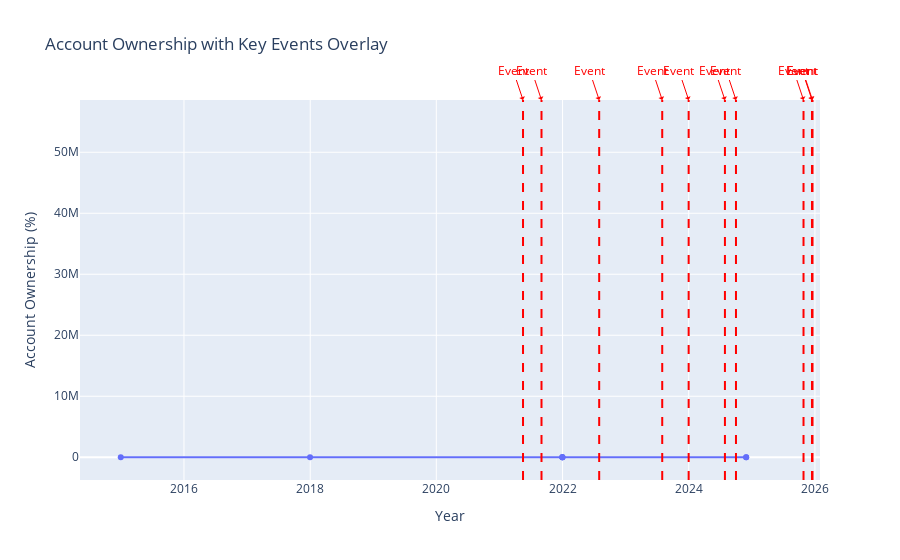

The notebook cell this image was saved under:
### Code cell
# Cell 6: Infrastructure/Enablers & Events Overlay (Robust with add_shape/annotation)
infra_obs = data.df[
    data.df['indicator_code'].str.contains('4G|INF|MOBILE|ATM', na=False)
]

events = data.df[data.df['record_type'] == 'event'].copy()

print("Infrastructure/enabler observations:")
display(infra_obs[['observation_date', 'indicator', 'value_numeric', 'source_name']])

# Get the correct date column dynamically
date_col = data._get_date_column()

# Access trajectory with events overlay (using add_shape for reliable vlines on dates)
fig = px.line(access_obs, x='observation_date', y='value_numeric', 
              title='Account Ownership with Key Events Overlay', markers=True)

for _, event in events.iterrows():
    event_date_raw = event.get(date_col)
    if pd.notna(event_date_raw):
        event_date = pd.to_datetime(event_date_raw)  # Keep as Timestamp (Plotly handles well)
        
        # Safe annotation text
        desc = event.get('description')
        if pd.isna(desc):
            desc = event.get('notes')
        if pd.isna(desc):
            desc = 'Event'
        annotation_text = str(desc)[:30]
        
        # Add vertical line using shape (robust for dates)
        fig.add_shape(
            type="line",
            x0=event_date, y0=0,
            x1=event_date, y1=1,
            xref="x", yref="paper",
            line=dict(color="Red", width=2, dash="dash")
        )
        
        # Add annotation
        fig.add_annotation(
            x=event_date, y=1,
            yref="paper",
            text=annotation_text,
            showarrow=True,
            arrowhead=1,
            arrowcolor="Red",
            font=dict(color="Red")
        )

fig.update_layout(xaxis_title='Year', yaxis_title='Account Ownership (%)')
fig.show()

### Figure 1 — Plotly figure (JSON) as saved in the notebook; plotly's stock layout.template omitted (floating-point values rounded to 4 significant figures)
{"data": [{"hovertemplate": "observation_date=%{x}<br>value_numeric=%{y}<extra></extra>", "legendgroup": "", "line": {"color": "#636efa", "dash": "solid"}, "marker": {"symbol": "circle"}, "mode": "lines+markers", "name": "", "orientation": "v", "showlegend": false, "type": "scatter", "x": ["2014-12-31T00:00:00", "2017-12-31T00:00:00", "2021-12-31T00:00:00", "2021-12-31T00:00:00", "2021-12-31T00:00:00", "2021-12-31T00:00:00", "2024-11-29T00:00:00", "2024-11-29T00:00:00", null], "xaxis": "x", "y": [22, 35, 46, 56, 36, 20, 49, 18, 54840000], "yaxis": "y"}], "layout": {"annotations": [{"arrowcolor": "Red", "arrowhead": 1, "font": {"color": "Red"}, "showarrow": true, "text": "Event", "x": "2021-05-17T00:00:00", "y": 1, "yref": "paper"}, {"arrowcolor": "Red", "arrowhead": 1, "font": {"color": "Red"}, "showarrow": true, "text": "Event", "x": "2022-08-01T00:00:00", "y": 1, "yref": "paper"}, {"arrowcolor": "Red", "arrowhead": 1, "font": {"color": "Red"}, "showarrow": true, "text": "Event", "x": "2023-08-01T00:00:00", "y": 1, "yref": "paper"}, {"arrowcolor": "Red", "arrowhead": 1, "font": {"color": "Red"}, "showarrow": true, "text": "Event", "x": "2024-01-01T00:00:00", "y": 1, "yref": "paper"}, {"arrowcolor": "Red", "arrowhead": 1, "font": {"color": "Red"}, "showarrow": true, "text": "Event", "x": "2024-07-29T00:00:00", "y": 1, "yref": "paper"}, {"arrowcolor": "Red", "arrowhead": 1, "font": {"color": "Red"}, "showarrow": true, "text": "Event", "x": "2024-10-01T00:00:00", "y": 1, "yref": "paper"}, {"arrowcolor": "Red", "arrowhead": 1, "font": {"color": "Red"}, "showarrow": true, "text": "Event", "x": "2025-10-27T00:00:00", "y": 1, "yref": "paper"}, {"arrowcolor": "Red", "arrowhead": 1, "font": {"color": "Red"}, "showarrow": true, "text": "Event", "x": "2025-12-18T00:00:00", "y": 1, "yref": "paper"}, {"arrowcolor": "Red", "arrowhead": 1, "font": {"color": "Red"}, "showarrow": true, "text": "Event", "x": "2021-09-01T00:00:00", "y": 1, "yref": "paper"}, {"arrowcolor": "Red", "arrowhead": 1, "font": {"color": "Red"}, "showarrow": true, "text": "Event", "x": "2025-12-15T00:00:00", "y": 1, "yref": "paper"}], "legend": {"tracegroupgap": 0}, "shapes": [{"line": {"color": "Red", "dash": "dash", "width": 2}, "type": "line", "x0": "2021-05-17T00:00:00", "x1": "2021-05-17T00:00:00", "xref": "x", "y0": 0, "y1": 1, "yref": "paper"}, {"line": {"color": "Red", "dash": "dash", "width": 2}, "type": "line", "x0": "2022-08-01T00:00:00", "x1": "2022-08-01T00:00:00", "xref": "x", "y0": 0, "y1": 1, "yref": "paper"}, {"line": {"color": "Red", "dash": "dash", "width": 2}, "type": "line", "x0": "2023-08-01T00:00:00", "x1": "2023-08-01T00:00:00", "xref": "x", "y0": 0, "y1": 1, "yref": "paper"}, {"line": {"color": "Red", "dash": "dash", "width": 2}, "type": "line", "x0": "2024-01-01T00:00:00", "x1": "2024-01-01T00:00:00", "xref": "x", "y0": 0, "y1": 1, "yref": "paper"}, {"line": {"color": "Red", "dash": "dash", "width": 2}, "type": "line", "x0": "2024-07-29T00:00:00", "x1": "2024-07-29T00:00:00", "xref": "x", "y0": 0, "y1": 1, "yref": "paper"}, {"line": {"color": "Red", "dash": "dash", "width": 2}, "type": "line", "x0": "2024-10-01T00:00:00", "x1": "2024-10-01T00:00:00", "xref": "x", "y0": 0, "y1": 1, "yref": "paper"}, {"line": {"color": "Red", "dash": "dash", "width": 2}, "type": "line", "x0": "2025-10-27T00:00:00", "x1": "2025-10-27T00:00:00", "xref": "x", "y0": 0, "y1": 1, "yref": "paper"}, {"line": {"color": "Red", "dash": "dash", "width": 2}, "type": "line", "x0": "2025-12-18T00:00:00", "x1": "2025-12-18T00:00:00", "xref": "x", "y0": 0, "y1": 1, "yref": "paper"}, {"line": {"color": "Red", "dash": "dash", "width": 2}, "type": "line", "x0": "2021-09-01T00:00:00", "x1": "2021-09-01T00:00:00", "xref": "x", "y0": 0, "y1": 1, "yref": "paper"}, {"line": {"color": "Red", "dash": "dash", "width": 2}, "type": "line", "x0": "2025-12-15T00:00:00", "x1": "2025-12-15T00:00:00", "xref": "x", "y0": 0, "y1": 1, "yref": "paper"}], "title": {"text": "Account Ownership with Key Events Overlay"}, "xaxis": {"anchor": "y", "domain": [0, 1], "title": {"text": "Year"}}, "yaxis": {"anchor": "x", "domain": [0, 1], "title": {"text": "Account Ownership (%)"}}}}
